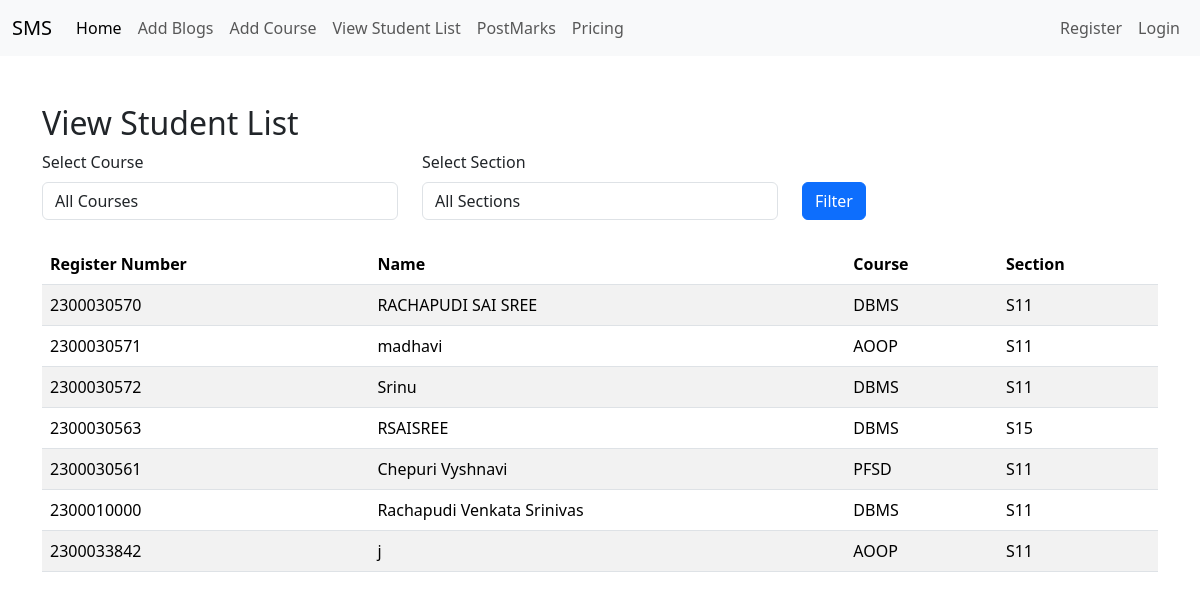
The app's page /facultyapp/view_student_list/ with its own data.
### adminapp/models.py (models this page shows, shortened)
class StudentList(models.Model):
    Register_Number = models.CharField(max_length=20, unique=True)
    Name = models.CharField(max_length=100)
    user = models.OneToOneField(User, on_delete=models.CASCADE, null=True)

### facultyapp/models.py (models this page shows, shortened)
class AddCourse(models.Model):
    COURSE_CHOICES=[
        ('AOOP','Advanced Object Oriented Programming'),
        ('PFSD', 'Python Full Stack Development'),
        ('DBMS','DataBase Management System'),
        ('LAA', 'Linux Automation and Administration'),
    ]
    SECTION_CHOICES=[
        ('S11','Section11'),
        ('S12', 'Section12'),
        ('S13', 'Section13'),
        ('S14', 'Section14'),
        ('S15', 'Section15'),
    ]
    student=models.ForeignKey(StudentList,on_delete=models.CASCADE)
    course=models.CharField(max_length=50,choices=COURSE_CHOICES)
    section=models.CharField(max_length=50,choices=SECTION_CHOICES)

### facultyapp/views.py (the view)
# urls.py: path('view_student_list/',views.view_student_list,name='view_student_list'),
def view_student_list(request):
    course = request.GET.get('course')
    section = request.GET.get('section')
    student_courses = AddCourse.objects.all()
    if course:
        student_courses = student_courses.filter(course=course)
    if section:
        student_courses = student_courses.filter(section=section)
    students = StudentList.objects.filter(id__in=student_courses.values('student_id'))
    course_choices = AddCourse.COURSE_CHOICES
    section_choices = AddCourse.SECTION_CHOICES
    context = {
        'students': students,
        'course_choices': course_choices,
        'section_choices': section_choices,
        'selected_course': course,
        'selected_section': section,
    }
    return render(request, 'facultyapp/view_student_list.html', context)

### templates/facultyapp/view_student_list.html (shortened to what this page needs)
{% extends 'navbar/FacultyNavBar.html' %}
{% load static %}
{% block body %}
    <div class="container mt-5">
        <h2>View Student List</h2>
        <form method="get" class="mb-4">
            <div class="row">
                <div class="col-md-4">
                    <label for="course" class="form-label">Select Course</label>
                    <select name="course" id="course" class="form-control">
                        <option value="">All Courses</option>
                    </select>
                </div>
                <div class="col-md-4">
                    <label for="section" class="form-label">Select Section</label>
                    <select name="section" id="section" class="form-control">
                        <option value="">All Sections</option>
                    </select>
                </div>
                <div class="col-md-4 mt-4">
                    <button type="submit" class="btn btn-primary mt-2">Filter</button>
                </div>
            </div>
        </form>
        <table class="table table-striped">
            <thead>
                <tr>
                    <th>Register Number</th>
                    <th>Name</th>
                    <th>Course</th>
                    <th>Section</th>
                </tr>
            </thead>
            <tbody>
                {% if students %}
                    {% for student in students %}
                        <tr>
                            <td>{{ student.Register_Number }}</td>
                            <td>{{ student.Name }}</td>
                            <td>{{ student.addcourse_set.first.course }}</td>
                            <td>{{ student.addcourse_set.first.section }}</td>
                        </tr>
                    {% endfor %}
                {% else %}
                    <tr>
                        <td colspan="4" class="text-center">No students found.</td>
                    </tr>
                {% endif %}
            </tbody>
        </table>
    </div>
{% endblock %}

### records on screen
StudentList: Register_Number "2300030570", Name "RACHAPUDI SAI SREE", addcourse_set.first.course "DBMS", addcourse_set.first.section "S11"
StudentList: Register_Number "2300030571", Name "madhavi", addcourse_set.first.course "AOOP", addcourse_set.first.section "S11"
StudentList: Register_Number "2300030572", Name "Srinu", addcourse_set.first.course "DBMS", addcourse_set.first.section "S11"
StudentList: Register_Number "2300030563", Name "RSAISREE", addcourse_set.first.course "DBMS", addcourse_set.first.section "S15"
StudentList: Register_Number "2300030561", Name "Chepuri Vyshnavi", addcourse_set.first.course "PFSD", addcourse_set.first.section "S11"
StudentList: Register_Number "2300010000", Name "Rachapudi Venkata Srinivas", addcourse_set.first.course "DBMS", addcourse_set.first.section "S11"
StudentList: Register_Number "2300033842", Name "j", addcourse_set.first.course "AOOP", addcourse_set.first.section "S11"
